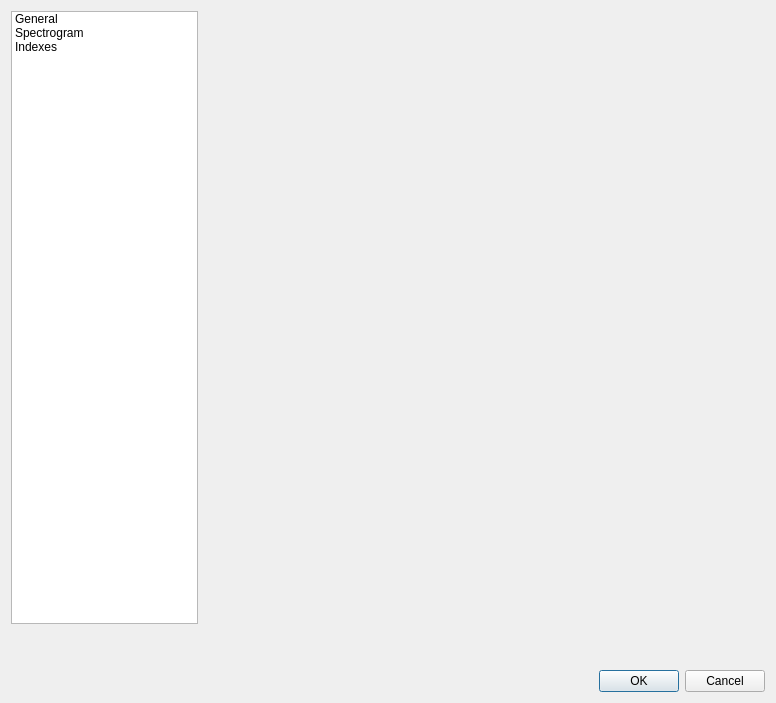
<?xml version="1.0" encoding="UTF-8"?>
<ui version="4.0">
 <class>SettingsDialog</class>
 <widget class="QDialog" name="SettingsDialog">
  <property name="geometry">
   <rect>
    <x>0</x>
    <y>0</y>
    <width>776</width>
    <height>703</height>
   </rect>
  </property>
  <property name="windowTitle">
   <string>Dialog</string>
  </property>
  <layout class="QGridLayout" name="gridLayout">
   <item row="0" column="1">
    <widget class="QWidget" name="widget" native="true">
     <property name="sizePolicy">
      <sizepolicy hsizetype="Preferred" vsizetype="Preferred">
       <horstretch>3</horstretch>
       <verstretch>0</verstretch>
      </sizepolicy>
     </property>
     <layout class="QVBoxLayout" name="verticalLayout">
      <item>
       <widget class="QStackedWidget" name="menu_pages">
        <property name="currentIndex">
         <number>1</number>
        </property>
        <widget class="QWidget" name="general_settings"/>
        <widget class="SpectrogramSettings" name="spectro_settings"/>
        <widget class="QWidget" name="index_settings"/>
       </widget>
      </item>
     </layout>
    </widget>
   </item>
   <item row="1" column="0" colspan="2">
    <spacer name="verticalSpacer">
     <property name="orientation">
      <enum>Qt::Vertical</enum>
     </property>
     <property name="sizeType">
      <enum>QSizePolicy::Maximum</enum>
     </property>
     <property name="sizeHint" stdset="0">
      <size>
       <width>20</width>
       <height>40</height>
      </size>
     </property>
    </spacer>
   </item>
   <item row="2" column="1">
    <widget class="QDialogButtonBox" name="buttonBox">
     <property name="orientation">
      <enum>Qt::Horizontal</enum>
     </property>
     <property name="standardButtons">
      <set>QDialogButtonBox::Cancel|QDialogButtonBox::Ok</set>
     </property>
    </widget>
   </item>
   <item row="0" column="0">
    <widget class="QListWidget" name="menu_categories">
     <property name="sizePolicy">
      <sizepolicy hsizetype="Preferred" vsizetype="Preferred">
       <horstretch>1</horstretch>
       <verstretch>0</verstretch>
      </sizepolicy>
     </property>
     <item>
      <property name="text">
       <string>General</string>
      </property>
     </item>
     <item>
      <property name="text">
       <string>Spectrogram</string>
      </property>
     </item>
     <item>
      <property name="text">
       <string>Indexes</string>
      </property>
     </item>
    </widget>
   </item>
  </layout>
 </widget>
 <customwidgets>
  <customwidget>
   <class>SpectrogramSettings</class>
   <extends>QWidget</extends>
   <header>gui/widgets/menus/spectrogramsettings.h</header>
   <container>1</container>
  </customwidget>
 </customwidgets>
 <resources/>
 <connections>
  <connection>
   <sender>buttonBox</sender>
   <signal>accepted()</signal>
   <receiver>SettingsDialog</receiver>
   <slot>accept()</slot>
   <hints>
    <hint type="sourcelabel">
     <x>248</x>
     <y>254</y>
    </hint>
    <hint type="destinationlabel">
     <x>157</x>
     <y>274</y>
    </hint>
   </hints>
  </connection>
  <connection>
   <sender>buttonBox</sender>
   <signal>rejected()</signal>
   <receiver>SettingsDialog</receiver>
   <slot>reject()</slot>
   <hints>
    <hint type="sourcelabel">
     <x>316</x>
     <y>260</y>
    </hint>
    <hint type="destinationlabel">
     <x>286</x>
     <y>274</y>
    </hint>
   </hints>
  </connection>
 </connections>
</ui>
